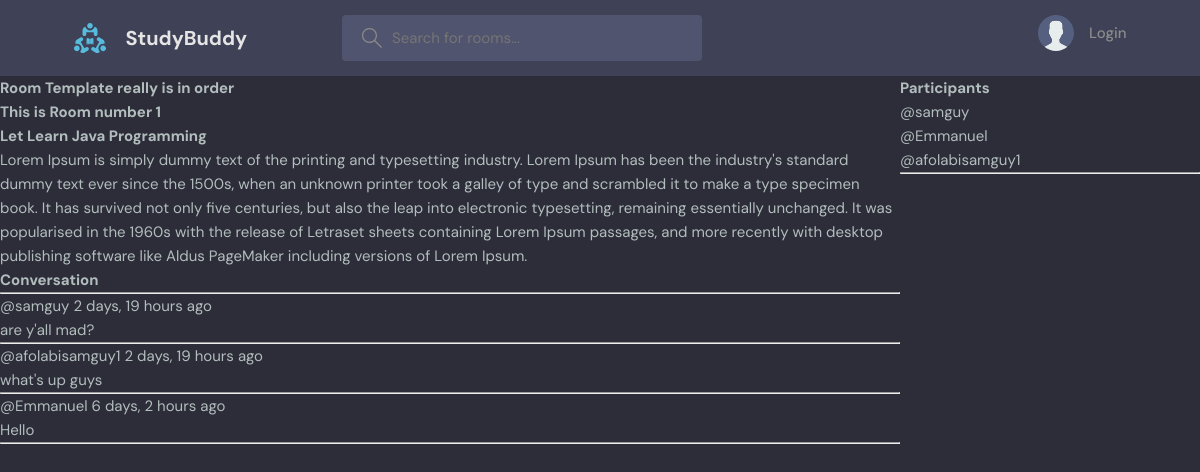
/room/1, run on the app's committed database.
### base/models.py (models this page shows, shortened)
class Room(models.Model):
    host = models.ForeignKey(User, on_delete=models.SET_NULL, null=True)
    topic = models.ForeignKey(Topic, on_delete=models.SET_NULL, null=True)
    name = models.CharField(max_length=200)
    description = models.TextField(null=True, blank=True)
    participants = models.ManyToManyField(User, related_name='participants', blank=True)
    updated = models.DateTimeField(auto_now=True)
    created = models.DateTimeField(auto_now_add=True)
    class Meta:
        ordering = ['-updated', '-created']

class Message(models.Model):
    user = models.ForeignKey(User, on_delete=models.CASCADE)
    room = models.ForeignKey(Room, on_delete=models.CASCADE)
    body = models.TextField()
    updated = models.DateTimeField(auto_now=True)
    created = models.DateTimeField(auto_now_add=True)
    class Meta:
        ordering = ['-updated', '-created']

### base/views.py (the view, shortened to what this page needs)
# urls.py: path('room/<str:pk>', views.room, name='room'),
def room(request, pk):
    room = Room.objects.get(id=pk)
    room_messages = room.message_set.all().order_by('-created')
    participants = room.participants.all()
    context = {'room': room, 'room_messages': room_messages, 'participants': participants}
    return render(request, 'base/room.html', context)

### base/templates/base/room.html (shortened to what this page needs)
{% extends 'main.html' %}
{% block content %}
<div class="room-container">
    <div>
        <h1>Room Template really is in order</h1>
        <h3>This is Room number {{ room.id }}</h3>
        <h2>{{ room.name }}</h2>
        <p>{{ room.description }}</p>
        <div class="comment-wrapper">
            <h2>Conversation</h2>
            <hr>
            {% for message in room_messages %}
                <div>
                    <small>@{{ message.user }}  {{ message.created|timesince }} ago</small>
                    <p>{{ message.body }}</p>
                    <hr>
                </div>
            {% endfor %}
        </div>
    </div>
    <div>
        <h2>Participants</h2>
        {% for user in participants %}
            <div>
                <p>@{{ user.username }}</p>
            </div>
        {% endfor %}
        <hr>
    </div>
</div>
{% endblock content %}

### static/styles/style.css (style rules this page uses)
:root { --color-main: #71c6dd; --color-main-light: #e1f6fb; --color-dark: #3f4156; --color-dark-medium: #51546e; --color-dark-light: #696d97; --color-light: #e5e5e5; --color-gray: #8b8b8b; --color-light-gray: #b2bdbd; --color-bg: #2d2d39; --color-success: #5dd693; --color-error: #fc4b0b; }
* { font-family: "DM Sans", -apple-system, BlinkMacSystemFont, "Segoe UI", Roboto, Oxygen, Ubuntu, Cantarell, "Open Sans", "Helvetica Neue", sans-serif; margin: 0; padding: 0; box-sizing: border-box; text-rendering: optimizeLegibility; font-size: inherit; }
html { font-size: 56.25%; }
@media only screen and (min-width: 1200px) { html { font-size: 62.5%; } }
body { line-height: 1.6; font-weight: 400; font-size: 1.5rem; color: var(--color-light-gray); background-color: var(--color-bg); min-height: 100vh; }

### base/templates/base/room.html (style rules this page uses)
.room-container { display: grid; grid-template-columns: 3fr 1fr; }

### data on the page
Room: id "1", name "Let Learn Java Programming", description "Lorem Ipsum is simply dummy text of the printing and typesetting industry. Lorem Ipsum has been the industry's standard dummy text ever since the 1500s, when an unknown printer took a galley of type and scrambled it to make a type specimen book. It has survived not only five centuries, but also the leap into electronic typesetting, remaining essentially unchanged. It was popularised in the 1960s with the release of Letraset sheets containing Lorem Ipsum passages, and more recently with desktop publishing software like Aldus PageMaker including versions of Lorem Ipsum."
Message: user "samguy", created "2 days, 19 hours", body "are y'all mad?"
Message: user "afolabisamguy1", created "2 days, 19 hours", body "what's up guys"
Message: user "Emmanuel", created "6 days, 2 hours", body "Hello"

### other printed values
{{ user.username }} "samguy"
{{ user.username }} "Emmanuel"
{{ user.username }} "afolabisamguy1"
